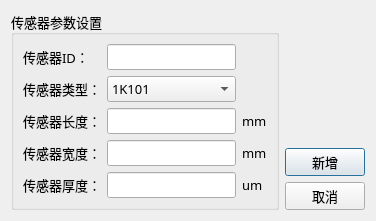
<?xml version="1.0" encoding="UTF-8"?>
<ui version="4.0">
 <class>NewSensorDlg</class>
 <widget class="QDialog" name="NewSensorDlg">
  <property name="geometry">
   <rect>
    <x>0</x>
    <y>0</y>
    <width>376</width>
    <height>206</height>
   </rect>
  </property>
  <property name="font">
   <font>
    <family>微软雅黑</family>
    <pointsize>10</pointsize>
   </font>
  </property>
  <property name="windowTitle">
   <string>新增传感器类型</string>
  </property>
  <layout class="QGridLayout" name="gridLayout_2">
   <item row="0" column="0" rowspan="3">
    <widget class="QGroupBox" name="groupBox">
     <property name="title">
      <string>传感器参数设置</string>
     </property>
     <layout class="QGridLayout" name="gridLayout">
      <item row="2" column="1">
       <widget class="QLineEdit" name="lineEdit_3"/>
      </item>
      <item row="3" column="1">
       <widget class="QLineEdit" name="lineEdit_4"/>
      </item>
      <item row="1" column="0">
       <widget class="QLabel" name="label">
        <property name="text">
         <string>传感器类型：</string>
        </property>
       </widget>
      </item>
      <item row="2" column="0">
       <widget class="QLabel" name="label_2">
        <property name="text">
         <string>传感器长度：</string>
        </property>
       </widget>
      </item>
      <item row="3" column="0">
       <widget class="QLabel" name="label_3">
        <property name="text">
         <string>传感器宽度：</string>
        </property>
       </widget>
      </item>
      <item row="4" column="0">
       <widget class="QLabel" name="label_4">
        <property name="text">
         <string>传感器厚度：</string>
        </property>
       </widget>
      </item>
      <item row="4" column="1">
       <widget class="QLineEdit" name="lineEdit_5"/>
      </item>
      <item row="0" column="1">
       <widget class="QLineEdit" name="lineEdit"/>
      </item>
      <item row="0" column="0">
       <widget class="QLabel" name="label_5">
        <property name="text">
         <string>传感器ID：</string>
        </property>
       </widget>
      </item>
      <item row="2" column="2">
       <widget class="QLabel" name="label_6">
        <property name="text">
         <string>mm</string>
        </property>
       </widget>
      </item>
      <item row="3" column="2">
       <widget class="QLabel" name="label_7">
        <property name="text">
         <string>mm</string>
        </property>
       </widget>
      </item>
      <item row="4" column="2">
       <widget class="QLabel" name="label_8">
        <property name="text">
         <string>um</string>
        </property>
       </widget>
      </item>
      <item row="1" column="1">
       <widget class="QComboBox" name="comboBox">
        <item>
         <property name="text">
          <string>1K101</string>
         </property>
        </item>
        <item>
         <property name="text">
          <string>1K107</string>
         </property>
        </item>
        <item>
         <property name="text">
          <string>Metlgas2826</string>
         </property>
        </item>
       </widget>
      </item>
     </layout>
    </widget>
   </item>
   <item row="0" column="1">
    <spacer name="verticalSpacer">
     <property name="orientation">
      <enum>Qt::Vertical</enum>
     </property>
     <property name="sizeHint" stdset="0">
      <size>
       <width>20</width>
       <height>119</height>
      </size>
     </property>
    </spacer>
   </item>
   <item row="1" column="1">
    <widget class="QPushButton" name="pbOK">
     <property name="text">
      <string>新增</string>
     </property>
    </widget>
   </item>
   <item row="2" column="1">
    <widget class="QPushButton" name="pbCancel">
     <property name="text">
      <string>取消</string>
     </property>
    </widget>
   </item>
  </layout>
 </widget>
 <resources/>
 <connections>
  <connection>
   <sender>pbOK</sender>
   <signal>clicked()</signal>
   <receiver>NewSensorDlg</receiver>
   <slot>close()</slot>
   <hints>
    <hint type="sourcelabel">
     <x>329</x>
     <y>150</y>
    </hint>
    <hint type="destinationlabel">
     <x>187</x>
     <y>102</y>
    </hint>
   </hints>
  </connection>
  <connection>
   <sender>pbCancel</sender>
   <signal>clicked()</signal>
   <receiver>NewSensorDlg</receiver>
   <slot>close()</slot>
   <hints>
    <hint type="sourcelabel">
     <x>329</x>
     <y>183</y>
    </hint>
    <hint type="destinationlabel">
     <x>187</x>
     <y>102</y>
    </hint>
   </hints>
  </connection>
 </connections>
</ui>
